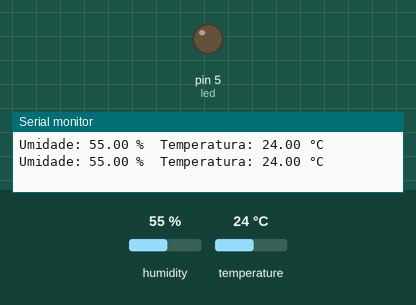
This sketch was run on a simulated Arduino Uno, built with avr-gcc and run on an emulated ATmega328P. Shown: output pins drawn as LEDs (lit = HIGH), the last lines printed to the serial monitor. Inputs (shaded band) come from the test bench; at power-on: temperature 24 °C, humidity 55 %.

Above: at 2.8 s.
2.9 s: temperature set to 29 °C
5.6 s: temperature set to 32 °C
At 7.0 s:
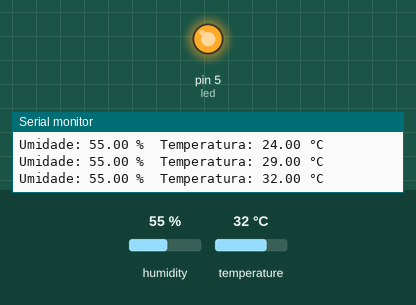
8.3 s: temperature set to 12 °C
At 10.7 s:
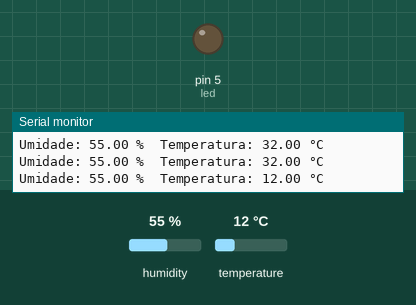
11.6 s: temperature set to 33 °C
At 13.1 s:
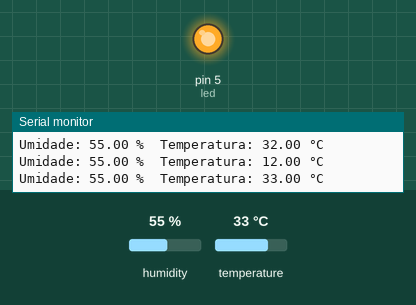
Timing chart, 0 to 14.6 s (numbered marks = the images above; inputs shaded):
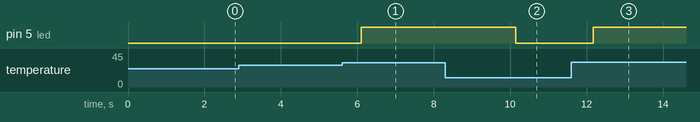

The sketch:

codigo_fonte.ino
```cpp
/**
* WITE 2024
* Robótica Educacional
* Desafio 			    : Muito Quente para Jogar
* Microcontrolador	: Arduino
* Autor				      : Jarles Santos
**/

#include "DHT.h" // Inclui a biblioteca do sensor DHT (necessária para usar DHT11/DHT22)

#define DHTPIN 7     // Define o pino digital ao qual o sensor está conectado
#define DHTTYPE DHT11 // Define o tipo de sensor utilizado (pode ser DHT11 ou DHT22)
#define led 5 // Define o pino digital ao qual o LED está conectado

DHT dht(DHTPIN, DHTTYPE); // Cria um objeto "dht" para se comunicar com o sensor, passando o pino e o tipo do sensor

void setup() {
  Serial.begin(9600); // Inicializa a comunicação serial a 9600 bps para enviar dados ao monitor serial
  dht.begin(); // Inicializa o sensor DHT
  pinMode(led, OUTPUT); // Configura o pino do LED como saída (permite ligar/desligar o LED)
}

void loop() {
  // Faz a leitura da umidade relativa do ar
  float humidity = dht.readHumidity();
  // Faz a leitura da temperatura em graus Celsius
  float temperature = dht.readTemperature();

  // Verifica se as leituras são válidas
  if (isnan(humidity) || isnan(temperature)) {
    Serial.println("Falha ao ler do sensor DHT!");
    return;
  }

  // Imprime os valores lidos no monitor serial
  Serial.print("Umidade: ");
  Serial.print(humidity);
  Serial.print(" %\t");
  Serial.print("Temperatura: ");
  Serial.print(temperature);
  Serial.println(" °C");

  // Controle do LED: acende se a temperatura for maior que 30 °C, senão apaga
  if (temperature > 30.0) {
      digitalWrite(led, HIGH); // Liga o LED
    } else {
    digitalWrite(led, LOW);  // Desliga o LED
   }

  delay(2000); // Aguarda 2 segundos antes de fazer uma nova leitura
}
```

Measured:
- the behaviour switches between 30 and 31 °C on temperature (found by bisection; images 0 and 1)
- after the input at 5.6 s, pin 5 (led): LOW → HIGH after 0.50 s
- after the input at 8.3 s, pin 5 (led): HIGH → LOW after 1.8 s
- after the input at 11.6 s, pin 5 (led): LOW → HIGH after 0.57 s
